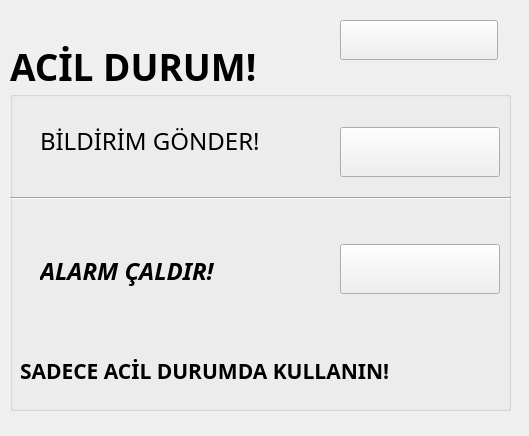
<?xml version="1.0" encoding="UTF-8"?>
<ui version="4.0">
 <class>MainWindow</class>
 <widget class="QWidget" name="MainWindow">
  <property name="geometry">
   <rect>
    <x>0</x>
    <y>0</y>
    <width>529</width>
    <height>436</height>
   </rect>
  </property>
  <property name="windowTitle">
   <string>MaM Sense</string>
  </property>
  <property name="windowIcon">
   <iconset>
    <normaloff>icons/MAMLOGO.png</normaloff>icons/MAMLOGO.png</iconset>
  </property>
  <widget class="QWidget" name="centralwidget">
   <widget class="QGroupBox" name="groupBox">
    <property name="geometry">
     <rect>
      <x>10</x>
      <y>40</y>
      <width>501</width>
      <height>371</height>
     </rect>
    </property>
    <property name="font">
     <font>
      <family>Century Gothic</family>
      <pointsize>28</pointsize>
      <weight>75</weight>
      <bold>true</bold>
     </font>
    </property>
    <property name="title">
     <string>ACİL DURUM!</string>
    </property>
    <widget class="Line" name="line">
     <property name="geometry">
      <rect>
       <x>-10</x>
       <y>150</y>
       <width>511</width>
       <height>16</height>
      </rect>
     </property>
     <property name="orientation">
      <enum>Qt::Horizontal</enum>
     </property>
    </widget>
    <widget class="QLabel" name="label_2">
     <property name="geometry">
      <rect>
       <x>30</x>
       <y>80</y>
       <width>281</width>
       <height>41</height>
      </rect>
     </property>
     <property name="font">
      <font>
       <family>Century Gothic</family>
       <pointsize>18</pointsize>
       <weight>50</weight>
       <italic>false</italic>
       <bold>false</bold>
      </font>
     </property>
     <property name="text">
      <string>BİLDİRİM GÖNDER!</string>
     </property>
    </widget>
    <widget class="QLabel" name="label_4">
     <property name="geometry">
      <rect>
       <x>30</x>
       <y>210</y>
       <width>281</width>
       <height>41</height>
      </rect>
     </property>
     <property name="font">
      <font>
       <family>Century Gothic</family>
       <pointsize>18</pointsize>
       <weight>75</weight>
       <italic>true</italic>
       <bold>true</bold>
      </font>
     </property>
     <property name="text">
      <string>ALARM ÇALDIR!</string>
     </property>
    </widget>
    <widget class="QLabel" name="label_3">
     <property name="geometry">
      <rect>
       <x>10</x>
       <y>300</y>
       <width>481</width>
       <height>61</height>
      </rect>
     </property>
     <property name="font">
      <font>
       <family>Century Gothic</family>
       <pointsize>16</pointsize>
       <weight>75</weight>
       <bold>true</bold>
      </font>
     </property>
     <property name="text">
      <string>SADECE ACİL DURUMDA KULLANIN!</string>
     </property>
    </widget>
    <widget class="QWidget" name="gridLayoutWidget">
     <property name="geometry">
      <rect>
       <x>330</x>
       <y>70</y>
       <width>160</width>
       <height>202</height>
      </rect>
     </property>
     <layout class="QGridLayout" name="gridLayout">
      <property name="horizontalSpacing">
       <number>7</number>
      </property>
      <property name="verticalSpacing">
       <number>50</number>
      </property>
      <item row="0" column="0">
       <widget class="QPushButton" name="pushButton_56">
        <property name="minimumSize">
         <size>
          <width>0</width>
          <height>50</height>
         </size>
        </property>
        <property name="font">
         <font>
          <family>Century Gothic</family>
          <pointsize>20</pointsize>
          <weight>75</weight>
          <bold>true</bold>
         </font>
        </property>
        <property name="text">
         <string/>
        </property>
        <property name="icon">
         <iconset>
          <normaloff>icons/notification.png</normaloff>icons/notification.png</iconset>
        </property>
        <property name="iconSize">
         <size>
          <width>32</width>
          <height>32</height>
         </size>
        </property>
       </widget>
      </item>
      <item row="1" column="0">
       <widget class="QPushButton" name="pushButton_57">
        <property name="minimumSize">
         <size>
          <width>0</width>
          <height>50</height>
         </size>
        </property>
        <property name="font">
         <font>
          <family>Century Gothic</family>
          <pointsize>20</pointsize>
          <weight>75</weight>
          <bold>true</bold>
         </font>
        </property>
        <property name="text">
         <string/>
        </property>
        <property name="icon">
         <iconset>
          <normaloff>icons/siren.png</normaloff>icons/siren.png</iconset>
        </property>
        <property name="iconSize">
         <size>
          <width>32</width>
          <height>32</height>
         </size>
        </property>
       </widget>
      </item>
     </layout>
    </widget>
   </widget>
   <widget class="QPushButton" name="pushButton_58">
    <property name="geometry">
     <rect>
      <x>340</x>
      <y>20</y>
      <width>158</width>
      <height>40</height>
     </rect>
    </property>
    <property name="font">
     <font>
      <family>Century Gothic</family>
      <pointsize>20</pointsize>
      <weight>75</weight>
      <bold>true</bold>
     </font>
    </property>
    <property name="text">
     <string/>
    </property>
    <property name="icon">
     <iconset>
      <normaloff>icons/back.png</normaloff>icons/back.png</iconset>
    </property>
    <property name="iconSize">
     <size>
      <width>32</width>
      <height>32</height>
     </size>
    </property>
   </widget>
  </widget>
 </widget>
 <resources/>
 <connections/>
</ui>
